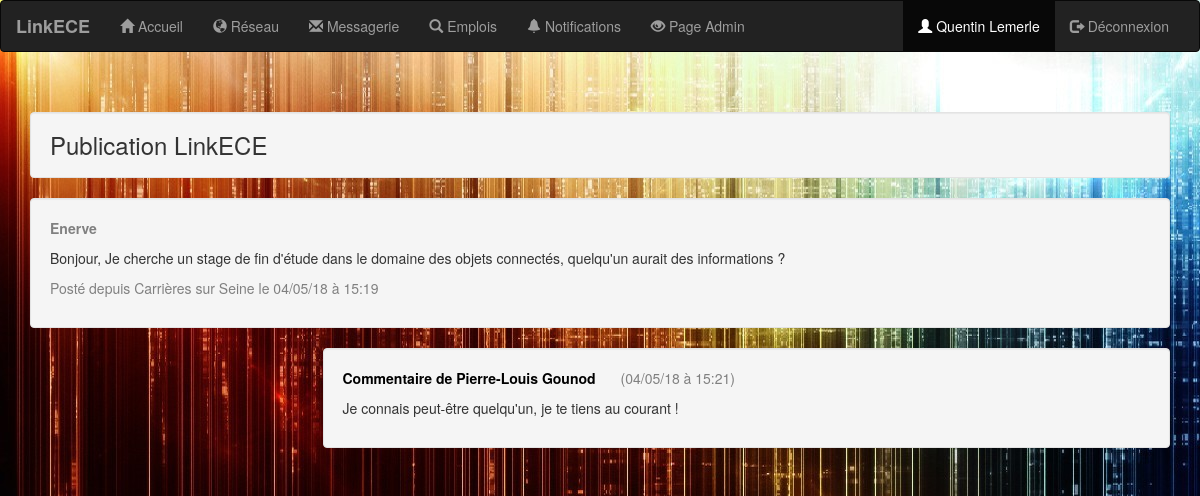
Page /viewpost.php?id_post=31 (signed in) on the committed database.
### tables this page shows
CREATE TABLE IF NOT EXISTS `post` (
  `id_post` int(10) NOT NULL AUTO_INCREMENT,
  `id_user` int(10) NOT NULL,
  `document` varchar(255) DEFAULT NULL,
  `date_post` datetime NOT NULL DEFAULT CURRENT_TIMESTAMP,
  `visibilite` tinyint(1) NOT NULL,
  `lieu` varchar(255) NOT NULL,
  `descriptif` text NOT NULL,
  `humeur` varchar(255) NOT NULL,
  PRIMARY KEY (`id_post`)
);

CREATE TABLE IF NOT EXISTS `commentaire` (
  `id_commentaire` int(10) NOT NULL AUTO_INCREMENT,
  `id_user` int(10) NOT NULL,
  `id_post` int(10) NOT NULL,
  `commenatire` text NOT NULL,
  `date_commentaire` datetime NOT NULL DEFAULT CURRENT_TIMESTAMP,
  PRIMARY KEY (`id_commentaire`)
);

CREATE TABLE IF NOT EXISTS `users` (
  `id_user` int(10) NOT NULL AUTO_INCREMENT,
  `admin` tinyint(1) NOT NULL DEFAULT '0',
  `email` varchar(255) NOT NULL,
  `username` varchar(255) NOT NULL,
  `password` varchar(255) NOT NULL,
  `nom` varchar(255) NOT NULL,
  `prenom` varchar(255) NOT NULL,
  `avatar` varchar(255) NOT NULL DEFAULT 'img/avatar.svg',
  `background` varchar(255) DEFAULT 'img/back.png',
  `cv` varchar(255) DEFAULT 'img/cv.pdf',
  `hash` varchar(255) NOT NULL,
  `active` smallint(6) NOT NULL,
  `adresse` varchar(100) DEFAULT NULL,
  `resume` text,
  `promotion` int(4) DEFAULT NULL,
  PRIMARY KEY (`id_user`)
);

### viewpost.php (the view, shortened to what this page needs)
<?php
include('connect.php');
if ( $_SESSION['logged_in'] != 1 ) {
    $_SESSION['message'] = "Vous devez être connecté pour acceder à ce contenu!";
    header("location: login-system/error.php");
}
else {
    $nom = $_SESSION['nom'];
    $prenom = $_SESSION['prenom'];
    $id_user = $_SESSION['id_user'];
    if(isset($_GET['id_post']))
    {
        $idviewed = $_GET['id_post'];
        $ruq = "SELECT * FROM post WHERE id_post='$idviewed'";
        $resultatprofil = mysqli_query($con, $ruq);
    }
    $av = mysqli_query($con,"SELECT * FROM users WHERE id_user='$id_user'");
    $user_obj = $av->fetch_assoc();
    $dist_back=$user_obj['background'];
    $dist_admin=$user_obj['admin'];
}
?>
<!DOCTYPE html>
<html>
    <head>
        <link rel="stylesheet" href="https://maxcdn.bootstrapcdn.com/bootstrap/3.3.7/css/bootstrap.min.css">
    </head>
    <body background="<?= $dist_back ?>">
        <nav class="navbar navbar-inverse">
            <div class="container-fluid">
                <div class="navbar-header">
                    <a class="navbar-brand" href="accueil.php">LinkECE</a>
                </div>
                <div class="collapse navbar-collapse" id="myNavbar">
                    <ul class="nav navbar-nav">
                        <li><a href="accueil.php"><span class="glyphicon glyphicon-home"></span> Accueil</a></li>
                        <li><a href="reseau.php"><span class="glyphicon glyphicon-globe"></span> Réseau</a></li>
                        <li><a href="chat/message.php"><span class="glyphicon glyphicon-envelope"></span> Messagerie</a></li>
                        <li><a href="emplois.php"><span class="glyphicon glyphicon-search"></span> Emplois</a></li>
                        <li><a href="notifications.php"><span class="glyphicon glyphicon-bell"></span> Notifications</a></li>
                        <?php if($dist_admin==1){echo "<li><a href='admin.php'><span class='glyphicon glyphicon-eye-open'></span> Page Admin</a></li>";}?>
                    </ul>
                    <ul class="nav navbar-nav navbar-right">
                        <li class="active"><a href="profil.php"><span class="glyphicon glyphicon-user"></span> <?= $prenom.' '.$nom ?></a></li>
                        <li><a href="login-system/logout.php"><span class="glyphicon glyphicon-log-out"></span> Déconnexion</a></li>
                    </ul>
                </div>
            </div>
        </nav>
        <div class="container text-center">
            <div class="row">
                <div class="col-sm-12">
                    <br>
                    <h3 class="well">Publication LinkECE</h3>
                    <?php
                        while($post = mysqli_fetch_array($resultatprofil)){
                            $blindage=0;
                            $test = mysqli_query($con,"SELECT * FROM commentaire WHERE id_post=".$idviewed."");
                            $test_obj = $test->fetch_assoc();
                            if($post['id_post']==$test_obj['id_post']){
                                $blindage=1;
                            }
                            $time = strtotime($post['date_post']);
                            $myFormatForView = date("d/m/y à H:i", $time);
                            echo "
                                <div class='well'>";
                            if($post['humeur'] != "---"){
                                echo "<p id='post-humeur'>".$post['humeur']."</p>";
                            }
                            echo "<p id='post-description'>".$post['descriptif']."</p>";
                            echo" <div class='row'>
                                        <div class='col-sm-10'>
                                            <p id='post-lieu'> Posté depuis ".$post['lieu']." le ".$myFormatForView."</p>
                                        </div>
                                    </div>";
                            echo "</div>";
                            if($blindage==1 ){
                                $req3 = "SELECT commentaire.id_commentaire, commentaire.id_user, commentaire.id_post, commentaire.commenatire, commentaire.date_commentaire, users.id_user, users.prenom, users.nom FROM commentaire, users WHERE commentaire.id_user = users.id_user AND commentaire.id_post=".$idviewed." ORDER BY commentaire.date_commentaire";
                                $resultat3 = mysqli_query($con, $req3);
                                while($sku = mysqli_fetch_array($resultat3)){
                                    $ish = strtotime($sku['date_commentaire']);
                                    $myFormatForView = date("d/m/y à H:i", $ish);
                                    echo "
                                    <div class='row'>
                                        <div class='col-sm-3'></div>
                                            <div class='col-sm-9'>
                                                <div class='well'>
                                                    <p id='post-ami'> Commentaire de ".$sku['prenom'].' '.$sku['nom']."<span id='date-comment'>(".$myFormatForView.")<span></p>
                                                    <p id='post-description'> ".$sku['commenatire']."</p>";
                                                echo "</div>
                                            </div>
                                        </div>";
                                }
                            }
                        }?>
                </div>
            </div>
        </div>
    </body>
</html>

### viewpost.php (style rules this page uses)
#post-humeur { color: grey; text-align: left; font-weight: bold; }
#post-ami { color: black; text-align: left; font-weight: bold; }
#post-lieu { text-align: left; color: grey; }
#post-description { text-align: justify; }
h3 { text-align: left; }
#date-comment { text-align: left; color: grey; font-weight: normal; margin-left: 25px; }
.navbar-brand { font-weight: bold; }

### rows in the picture
post: humeur "Enerve", descriptif "Bonjour, Je cherche un stage de fin d'étude dans le domaine des objets connectés, quelqu'un aurait des informations ?", lieu "Carrières sur Seine", date_post "04/05/18 à 15:19"
commentaire: id_user.prenom "Pierre-Louis", id_user.nom "Gounod", date_commentaire "04/05/18 à 15:21", commenatire "Je connais peut-être quelqu'un, je te tiens au courant !"

### other values in the picture
$prenom "Quentin"
$nom "Lemerle"
